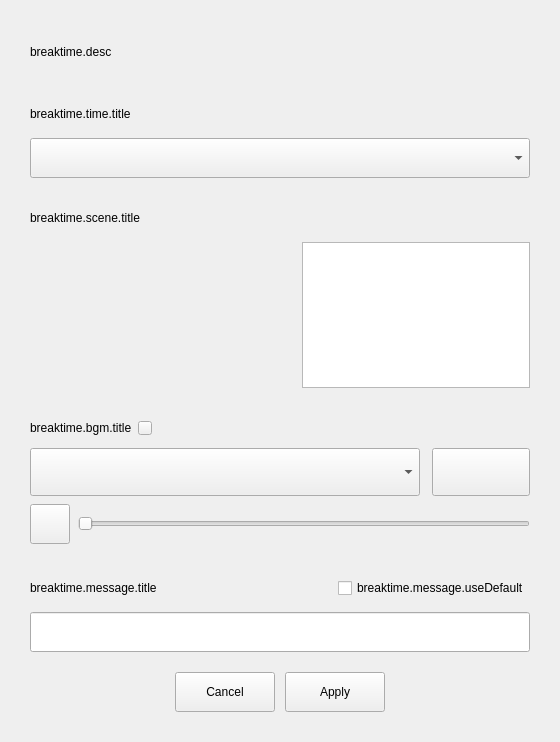
         <widget class="QWidget" name="scrollAreaWidgetContents">
          <property name="geometry">
           <rect>
            <x>0</x>
            <y>0</y>
            <width>560</width>
            <height>742</height>
           </rect>
          </property>
          <layout class="QVBoxLayout" name="verticalLayout_3">
           <property name="spacing">
            <number>0</number>
           </property>
           <property name="leftMargin">
            <number>0</number>
           </property>
           <property name="topMargin">
            <number>0</number>
           </property>
           <property name="rightMargin">
            <number>0</number>
           </property>
           <property name="bottomMargin">
            <number>0</number>
           </property>
           <item>
            <widget class="QWidget" name="main" native="true">
             <property name="minimumSize">
              <size>
               <width>0</width>
               <height>0</height>
              </size>
             </property>
             <property name="maximumSize">
              <size>
               <width>16777215</width>
               <height>16777215</height>
              </size>
             </property>
             <layout class="QVBoxLayout" name="verticalLayout_2">
              <property name="spacing">
               <number>20</number>
              </property>
              <property name="leftMargin">
               <number>30</number>
              </property>
              <property name="topMargin">
               <number>30</number>
              </property>
              <property name="rightMargin">
               <number>30</number>
              </property>
              <property name="bottomMargin">
               <number>30</number>
              </property>
              <item>
               <widget class="QLabel" name="label_breaktime_desc">
                <property name="minimumSize">
                 <size>
                  <width>0</width>
                  <height>44</height>
                 </size>
                </property>
                <property name="text">
                 <string>breaktime.desc</string>
                </property>
               </widget>
              </item>
              <item>
               <widget class="QWidget" name="widget_8" native="true">
                <property name="minimumSize">
                 <size>
                  <width>0</width>
                  <height>0</height>
                 </size>
                </property>
                <layout class="QVBoxLayout" name="verticalLayout_8">
                 <property name="spacing">
                  <number>4</number>
                 </property>
                 <property name="leftMargin">
                  <number>0</number>
                 </property>
                 <property name="topMargin">
                  <number>0</number>
                 </property>
                 <property name="rightMargin">
                  <number>0</number>
                 </property>
                 <property name="bottomMargin">
                  <number>0</number>
                 </property>
                 <item>
                  <widget class="QLabel" name="label_breaktime_time_title">
                   <property name="minimumSize">
                    <size>
                     <width>0</width>
                     <height>40</height>
                    </size>
                   </property>
                   <property name="maximumSize">
                    <size>
                     <width>16777215</width>
                     <height>40</height>
                    </size>
                   </property>
                   <property name="text">
                    <string>breaktime.time.title</string>
                   </property>
                  </widget>
                 </item>
                 <item>
                  <widget class="QComboBox" name="comboBox_breaktime_time">
                   <property name="minimumSize">
                    <size>
                     <width>0</width>
                     <height>40</height>
                    </size>
                   </property>
                  </widget>
                 </item>
                </layout>
               </widget>
              </item>
              <item>
               <widget class="QWidget" name="scene" native="true">
                <layout class="QVBoxLayout" name="verticalLayout">
                 <property name="spacing">
                  <number>4</number>
                 </property>
                 <property name="leftMargin">
                  <number>0</number>
                 </property>
                 <property name="topMargin">
                  <number>0</number>
                 </property>
                 <property name="rightMargin">
                  <number>0</number>
                 </property>
                 <property name="bottomMargin">
                  <number>0</number>
                 </property>
                 <item>
                  <widget class="QLabel" name="label_breaktime_scene_title">
                   <property name="minimumSize">
                    <size>
                     <width>0</width>
                     <height>40</height>
                    </size>
                   </property>
                   <property name="maximumSize">
                    <size>
                     <width>16777215</width>
                     <height>40</height>
                    </size>
                   </property>
                   <property name="text">
                    <string>breaktime.scene.title</string>
                   </property>
                  </widget>
                 </item>
                 <item>
                  <widget class="QWidget" name="widget" native="true">
                   <property name="minimumSize">
                    <size>
                     <width>0</width>
                     <height>146</height>
                    </size>
                   </property>
                   <property name="maximumSize">
                    <size>
                     <width>16777215</width>
                     <height>146</height>
                    </size>
                   </property>
                   <layout class="QHBoxLayout" name="horizontalLayout">
                    <property name="spacing">
                     <number>12</number>
                    </property>
                    <property name="leftMargin">
                     <number>0</number>
                    </property>
                    <property name="topMargin">
                     <number>0</number>
                    </property>
                    <property name="rightMargin">
                     <number>0</number>
                    </property>
                    <property name="bottomMargin">
                     <number>0</number>
                    </property>
                    <item>
                     <widget class="QStackedWidget" name="stackedWidget_breaktime_scene">
                      <property name="minimumSize">
                       <size>
                        <width>260</width>
                        <height>146</height>
                       </size>
                      </property>
                      <property name="maximumSize">
                       <size>
                        <width>16777215</width>
                        <height>16777215</height>
                       </size>
                      </property>
                      <property name="baseSize">
                       <size>
                        <width>0</width>
                        <height>0</height>
                       </size>
                      </property>
                      <property name="currentIndex">
                       <number>0</number>
                      </property>
                      <widget class="QWidget" name="page"/>
                      <widget class="QWidget" name="page_2"/>
                     </widget>
                    </item>
                    <item>
                     <widget class="QListWidget" name="listWidget_breaktime">
                      <property name="minimumSize">
                       <size>
                        <width>228</width>
                        <height>146</height>
                       </size>
                      </property>
                      <property name="maximumSize">
                       <size>
                        <width>228</width>
                        <height>146</height>
                       </size>
                      </property>
                      <property name="font">
                       <font>
                        <pointsize>14</pointsize>
                       </font>
                      </property>
                      <property name="gridSize">
                       <size>
                        <width>0</width>
                        <height>0</height>
                       </size>
                      </property>
                     </widget>
                    </item>
                   </layout>
                  </widget>
                 </item>
                </layout>
               </widget>
              </item>
              <item>
               <widget class="QWidget" name="widget_7" native="true">
                <layout class="QVBoxLayout" name="verticalLayout_7">
                 <property name="spacing">
                  <number>0</number>
                 </property>
                 <property name="leftMargin">
                  <number>0</number>
                 </property>
                 <property name="topMargin">
                  <number>0</number>
                 </property>
                 <property name="rightMargin">
                  <number>0</number>
                 </property>
                 <property name="bottomMargin">
                  <number>0</number>
                 </property>
                 <item>
                  <widget class="QWidget" name="BGM" native="true">
                   <property name="minimumSize">
                    <size>
                     <width>0</width>
                     <height>40</height>
                    </size>
                   </property>
                   <property name="maximumSize">
                    <size>
                     <width>16777215</width>
                     <height>40</height>
                    </size>
                   </property>
                   <layout class="QHBoxLayout" name="horizontalLayout_3">
                    <property name="spacing">
                     <number>6</number>
                    </property>
                    <property name="leftMargin">
                     <number>0</number>
                    </property>
                    <property name="topMargin">
                     <number>0</number>
                    </property>
                    <property name="rightMargin">
                     <number>0</number>
                    </property>
                    <property name="bottomMargin">
                     <number>0</number>
                    </property>
                    <item>
                     <widget class="QLabel" name="label_breaktime_bgm_title">
                      <property name="minimumSize">
                       <size>
                        <width>61</width>
                        <height>0</height>
                       </size>
                      </property>
                      <property name="maximumSize">
                       <size>
                        <width>16777215</width>
                        <height>16777215</height>
                       </size>
                      </property>
                      <property name="text">
                       <string>breaktime.bgm.title</string>
                      </property>
                     </widget>
                    </item>
                    <item>
                     <widget class="AFQInfoTooltipButton" name="pushButton_QuestionMark_breaktime">
                      <property name="sizePolicy">
                       <sizepolicy hsizetype="Fixed" vsizetype="Fixed">
                        <horstretch>0</horstretch>
                        <verstretch>0</verstretch>
                       </sizepolicy>
                      </property>
                      <property name="minimumSize">
                       <size>
                        <width>14</width>
                        <height>14</height>
                       </size>
                      </property>
                      <property name="maximumSize">
                       <size>
                        <width>14</width>
                        <height>14</height>
                       </size>
                      </property>
                      <property name="text">
                       <string/>
                      </property>
                      <property name="iconSize">
                       <size>
                        <width>14</width>
                        <height>14</height>
                       </size>
                      </property>
                      <property name="buttonType" stdset="0">
                       <string>questionmarkButton</string>
                      </property>
                     </widget>
                    </item>
                    <item>
                     <spacer name="horizontalSpacer_2">
                      <property name="orientation">
                       <enum>Qt::Horizontal</enum>
                      </property>
                      <property name="sizeHint" stdset="0">
                       <size>
                        <width>40</width>
                        <height>20</height>
                       </size>
                      </property>
                     </spacer>
                    </item>
                   </layout>
                  </widget>
                 </item>
                 <item>
                  <widget class="QWidget" name="widget_2" native="true">
                   <property name="minimumSize">
                    <size>
                     <width>0</width>
                     <height>48</height>
                    </size>
                   </property>
                   <layout class="QHBoxLayout" name="horizontalLayout_4">
                    <property name="spacing">
                     <number>12</number>
                    </property>
                    <property name="leftMargin">
                     <number>0</number>
                    </property>
                    <property name="topMargin">
                     <number>0</number>
                    </property>
                    <property name="rightMargin">
                     <number>0</number>
                    </property>
                    <property name="bottomMargin">
                     <number>0</number>
                    </property>
                    <item>
                     <widget class="QComboBox" name="comboBox_breaktime_bgm">
                      <property name="sizePolicy">
                       <sizepolicy hsizetype="Preferred" vsizetype="Fixed">
                        <horstretch>0</horstretch>
                        <verstretch>0</verstretch>
                       </sizepolicy>
                      </property>
                      <property name="minimumSize">
                       <size>
                        <width>390</width>
                        <height>48</height>
                       </size>
                      </property>
                      <property name="maximumSize">
                       <size>
                        <width>390</width>
                        <height>48</height>
                       </size>
                      </property>
                     </widget>
                    </item>
                    <item>
                     <widget class="QPushButton" name="pushButton_breaktime_preview">
                      <property name="minimumSize">
                       <size>
                        <width>0</width>
                        <height>48</height>
                       </size>
                      </property>
                      <property name="maximumSize">
                       <size>
                        <width>16777215</width>
                        <height>48</height>
                       </size>
                      </property>
                      <property name="text">
                       <string/>
                      </property>
                      <property name="iconSize">
                       <size>
                        <width>18</width>
                        <height>18</height>
                       </size>
                      </property>
                      <property name="checkable">
                       <bool>true</bool>
                      </property>
                     </widget>
                    </item>
                   </layout>
                  </widget>
                 </item>
                 <item>
                  <spacer name="verticalSpacer">
                   <property name="orientation">
                    <enum>Qt::Vertical</enum>
                   </property>
                   <property name="sizeType">
                    <enum>QSizePolicy::Fixed</enum>
                   </property>
                   <property name="sizeHint" stdset="0">
                    <size>
                     <width>20</width>
                     <height>8</height>
                    </size>
                   </property>
                  </spacer>
                 </item>
                 <item>
                  <widget class="QWidget" name="widget_3" native="true">
                   <property name="minimumSize">
                    <size>
                     <width>0</width>
                     <height>40</height>
                    </size>
                   </property>
                   <layout class="QHBoxLayout" name="horizontalLayout_5">
                    <property name="spacing">
                     <number>8</number>
                    </property>
                    <property name="leftMargin">
                     <number>0</number>
                    </property>
                    <property name="topMargin">
                     <number>0</number>
                    </property>
                    <property name="rightMargin">
                     <number>0</number>
                    </property>
                    <property name="bottomMargin">
                     <number>0</number>
                    </property>
                    <item>
                     <widget class="QPushButton" name="pushButton_sound">
                      <property name="minimumSize">
                       <size>
                        <width>40</width>
                        <height>40</height>
                       </size>
                      </property>
                      <property name="maximumSize">
                       <size>
                        <width>40</width>
                        <height>40</height>
                       </size>
                      </property>
                      <property name="text">
                       <string/>
                      </property>
                      <property name="iconSize">
                       <size>
                        <width>24</width>
                        <height>24</height>
                       </size>
                      </property>
                     </widget>
                    </item>
                    <item>
                     <widget class="AFCVolumeSlider" name="horizontalSlider_breaktime">
                      <property name="orientation">
                       <enum>Qt::Horizontal</enum>
                      </property>
                     </widget>
                    </item>
                   </layout>
                  </widget>
                 </item>
                </layout>
               </widget>
              </item>
              <item>
               <widget class="QWidget" name="widget_5" native="true">
                <property name="minimumSize">
                 <size>
                  <width>0</width>
                  <height>88</height>
                 </size>
                </property>
                <layout class="QVBoxLayout" name="verticalLayout_6">
                 <property name="spacing">
                  <number>0</number>
                 </property>
                 <property name="leftMargin">
                  <number>0</number>
                 </property>
                 <property name="topMargin">
                  <number>0</number>
                 </property>
                 <property name="rightMargin">
                  <number>0</number>
                 </property>
                 <property name="bottomMargin">
                  <number>0</number>
                 </property>
                 <item>
                  <widget class="QWidget" name="widget_4" native="true">
                   <property name="minimumSize">
                    <size>
                     <width>0</width>
                     <height>40</height>
                    </size>
                   </property>
                   <layout class="QHBoxLayout" name="horizontalLayout_6">
                    <property name="spacing">
                     <number>6</number>
                    </property>
                    <property name="leftMargin">
                     <number>0</number>
                    </property>
                    <property name="topMargin">
                     <number>0</number>
                    </property>
                    <property name="rightMargin">
                     <number>0</number>
                    </property>
                    <property name="bottomMargin">
                     <number>0</number>
                    </property>
                    <item>
                     <widget class="QLabel" name="label_breaktime_message_title">
                      <property name="minimumSize">
                       <size>
                        <width>0</width>
                        <height>40</height>
                       </size>
                      </property>
                      <property name="maximumSize">
                       <size>
                        <width>16777215</width>
                        <height>40</height>
                       </size>
                      </property>
                      <property name="text">
                       <string>breaktime.message.title</string>
                      </property>
                     </widget>
                    </item>
                    <item>
                     <spacer name="horizontalSpacer_5">
                      <property name="orientation">
                       <enum>Qt::Horizontal</enum>
                      </property>
                      <property name="sizeHint" stdset="0">
                       <size>
                        <width>40</width>
                        <height>20</height>
                       </size>
                      </property>
                     </spacer>
                    </item>
                    <item>
                     <widget class="QCheckBox" name="checkBox_breaktime">
                      <property name="sizePolicy">
                       <sizepolicy hsizetype="Minimum" vsizetype="Preferred">
                        <horstretch>0</horstretch>
                        <verstretch>0</verstretch>
                       </sizepolicy>
                      </property>
                      <property name="minimumSize">
                       <size>
                        <width>0</width>
                        <height>40</height>
                       </size>
                      </property>
                      <property name="maximumSize">
                       <size>
                        <width>16165165</width>
                        <height>40</height>
                       </size>
                      </property>
                      <property name="text">
                       <string>breaktime.message.useDefault</string>
                      </property>
                     </widget>
                    </item>
                   </layout>
                  </widget>
                 </item>
                 <item>
                  <widget class="QLineEdit" name="lineEdit_Breaktime">
                   <property name="minimumSize">
                    <size>
                     <width>0</width>
                     <height>40</height>
                    </size>
                   </property>
                   <property name="maximumSize">
                    <size>
                     <width>16777215</width>
                     <height>40</height>
                    </size>
                   </property>
                  </widget>
                 </item>
                </layout>
               </widget>
              </item>
              <item>
               <widget class="QWidget" name="widget_6" native="true">
                <property name="minimumSize">
                 <size>
                  <width>0</width>
                  <height>40</height>
                 </size>
                </property>
                <layout class="QHBoxLayout" name="horizontalLayout_8">
                 <property name="spacing">
                  <number>10</number>
                 </property>
                 <property name="leftMargin">
                  <number>0</number>
                 </property>
                 <property name="topMargin">
                  <number>0</number>
                 </property>
                 <property name="rightMargin">
                  <number>0</number>
                 </property>
                 <property name="bottomMargin">
                  <number>0</number>
                 </property>
                 <item>
                  <spacer name="horizontalSpacer_3">
                   <property name="orientation">
                    <enum>Qt::Horizontal</enum>
                   </property>
                   <property name="sizeHint" stdset="0">
                    <size>
                     <width>40</width>
                     <height>20</height>
                    </size>
                   </property>
                  </spacer>
                 </item>
                 <item>
                  <widget class="QPushButton" name="pushButton_breaktime_cancel">
                   <property name="minimumSize">
                    <size>
                     <width>100</width>
                     <height>40</height>
                    </size>
                   </property>
                   <property name="maximumSize">
                    <size>
                     <width>100</width>
                     <height>40</height>
                    </size>
                   </property>
                   <property name="text">
                    <string>Cancel</string>
                   </property>
                  </widget>
                 </item>
                 <item>
                  <widget class="QPushButton" name="pushButton_breaktime_apply">
                   <property name="minimumSize">
                    <size>
                     <width>100</width>
                     <height>40</height>
                    </size>
                   </property>
                   <property name="maximumSize">
                    <size>
                     <width>100</width>
                     <height>40</height>
                    </size>
                   </property>
                   <property name="text">
                    <string>Apply</string>
                   </property>
                  </widget>
                 </item>
                 <item>
                  <spacer name="horizontalSpacer_4">
                   <property name="orientation">
                    <enum>Qt::Horizontal</enum>
                   </property>
                   <property name="sizeHint" stdset="0">
                    <size>
                     <width>40</width>
                     <height>20</height>
                    </size>
                   </property>
                  </spacer>
                 </item>
                </layout>
               </widget>
              </item>
             </layout>
            </widget>
           </item>
          </layout>
         </widget>
